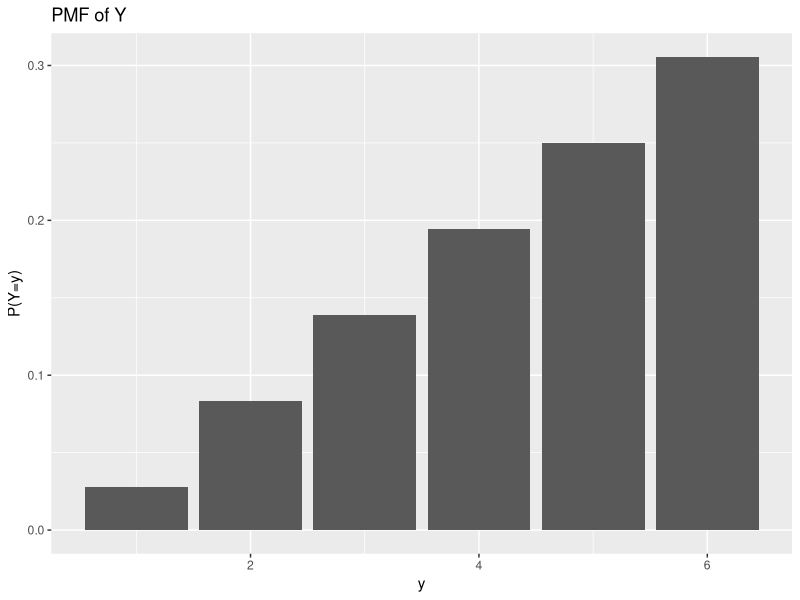
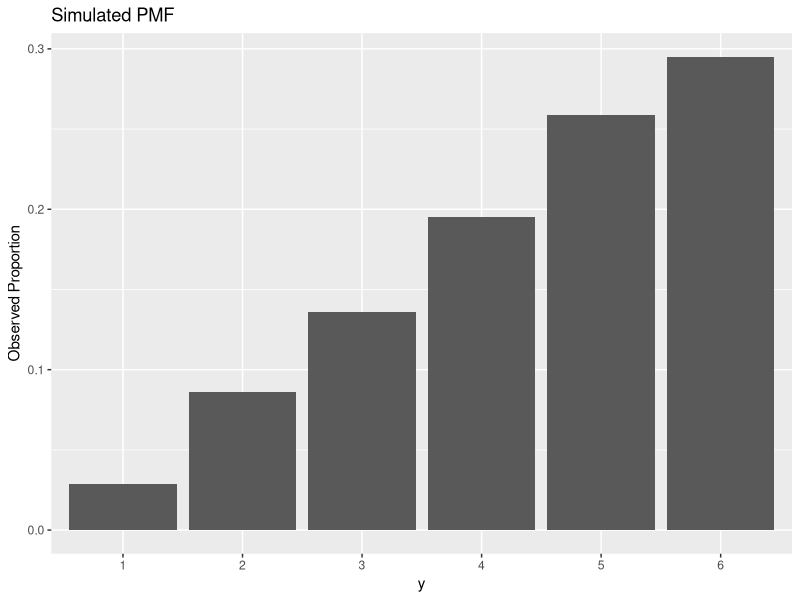

Recreate these plots in R, in order.
## ---- chunk 1
MaxRoll <- 1:6
MaxRoll
Probability <- c(1/36,3/36,5/36,7/36,9/36,11/36)
df <- data.frame(x=MaxRoll,y=Probability)
df

EY <- 1*(1/36)+2*(3/36)+3*(5/36)+4*(7/36)+5*(9/36)+6*(11/36)
EY

VarianceY <- (1-EY)^2*(1/36)+(2-EY)^2*3/36+(3-EY)^2*5/36+(4-EY)^2*7/36+(5-EY)^2*9/36+(6-EY)^2*11/36
VarianceY

SD <- (VarianceY)^(1/2)  
SD
## ---- chunk 2
library(ggplot2)
y <- 1:6
py <- c(1/36,3/36,5/36,7/36,9/36,11/36)
dd <- data.frame(y=y,probs = py)
ggplot(aes(x=y,y=probs),data=dd) + geom_bar(stat='identity') + ylab('P(Y=y)') + ggtitle('PMF of Y')
## ---- chunk 3
EY

EZ <- 2*(EY)+1
EZ
VarianceZ <- (3-EZ)^2*1/36+(5-EZ)^2*3/36+(7-EZ)^2*5/36+(9-EZ)^2*7/36+(11-EZ)^2*9/36+(13-EZ)^2*11/36
VarianceZ
## ---- chunk 4

one.Y <- function() {
  sample.space <- c(1,2,3,4,5,6)
  first.roll <- sample(sample.space,1,replace=TRUE)
  second.roll <- sample(sample.space,1,replace=TRUE)
  max.roll=max(first.roll,second.roll)
  return(max.roll)
}
one.Y()
one.Y()
one.Y()
## ---- chunk 5
many.Y <- replicate(1000,one.Y())
## ---- chunk 6
df <- data.frame(x=as.factor(many.Y))
library(ggplot2)
ggplot(aes(x=as.factor(many.Y)),data=df) + geom_bar(aes(y=(..count..)/(sum(..count..)))) + ylab('Observed Proportion') + xlab('y') + ggtitle('Simulated PMF')
## ---- chunk 7
Mu <- mean(many.Y)
Mu
## ---- chunk 8
Sigma2 <- var(many.Y)
Sigma2
## ---- chunk 9
SD <- Sigma2^(1/2)
SD
## ---- chunk 10
one.Z <- function() {
  sample.space1 <- c(3,5,7,9,11,13)
  first.roll1 <- sample(sample.space1,1,replace=TRUE)
  second.roll1 <- sample(sample.space1,1,replace=TRUE)
  max.roll1=max(first.roll1,second.roll1)
  return(max.roll1)
}
one.Z()
one.Z()
one.Z()
many.Z <- replicate(1000,one.Z())
## ---- chunk 11
mean(many.Z)
## ---- chunk 12
var(many.Z)
